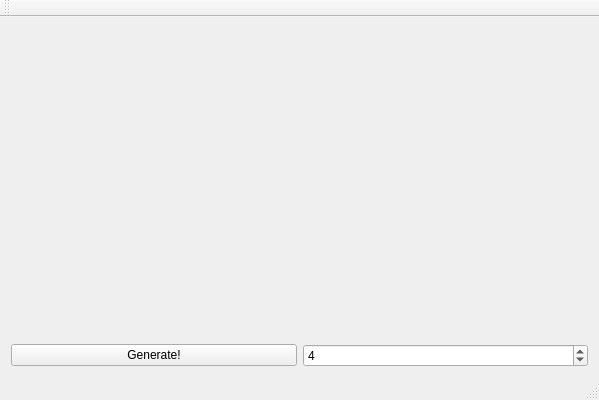
<?xml version="1.0" encoding="UTF-8"?>
<ui version="4.0">
 <class>NewITRClass</class>
 <widget class="QMainWindow" name="NewITRClass">
  <property name="geometry">
   <rect>
    <x>0</x>
    <y>0</y>
    <width>599</width>
    <height>400</height>
   </rect>
  </property>
  <property name="windowTitle">
   <string>NewITR</string>
  </property>
  <widget class="QWidget" name="centralWidget">
   <layout class="QGridLayout" name="gridLayout">
    <item row="1" column="0">
     <widget class="QPushButton" name="generate_btn_">
      <property name="text">
       <string>Generate!</string>
      </property>
     </widget>
    </item>
    <item row="1" column="1">
     <widget class="QSpinBox" name="num_of_polygons_spinbox">
      <property name="maximum">
       <number>15</number>
      </property>
      <property name="value">
       <number>4</number>
      </property>
     </widget>
    </item>
    <item row="0" column="0" colspan="2">
     <widget class="GraphicWidget" name="graphic_widget_" native="true"/>
    </item>
   </layout>
  </widget>
  <widget class="QMenuBar" name="menuBar">
   <property name="geometry">
    <rect>
     <x>0</x>
     <y>0</y>
     <width>599</width>
     <height>22</height>
    </rect>
   </property>
  </widget>
  <widget class="QToolBar" name="mainToolBar">
   <attribute name="toolBarArea">
    <enum>TopToolBarArea</enum>
   </attribute>
   <attribute name="toolBarBreak">
    <bool>false</bool>
   </attribute>
  </widget>
  <widget class="QStatusBar" name="statusBar"/>
 </widget>
 <layoutdefault spacing="6" margin="11"/>
 <customwidgets>
  <customwidget>
   <class>GraphicWidget</class>
   <extends>QWidget</extends>
   <header>GraphicWidget.h</header>
   <container>1</container>
  </customwidget>
 </customwidgets>
 <resources>
  <include location="NewITR.qrc"/>
 </resources>
 <connections/>
</ui>
